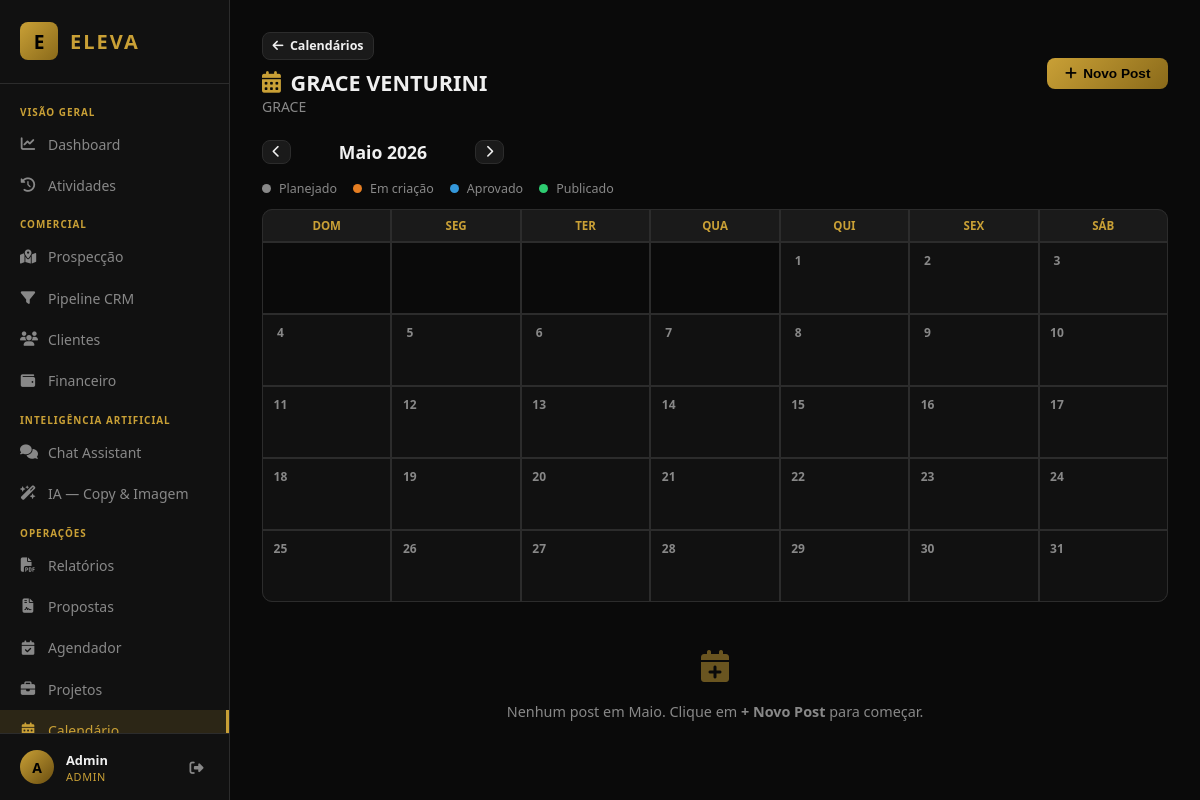
The app's page /calendario/1 (signed in) with its own data.
### tables this page shows
CREATE TABLE users (
            id INTEGER PRIMARY KEY AUTOINCREMENT,
            name TEXT NOT NULL,
            email TEXT UNIQUE NOT NULL,
            password_hash TEXT NOT NULL,
            role TEXT DEFAULT 'ceo',
            created_at TEXT DEFAULT (datetime('now','localtime'))
        );

CREATE TABLE clients (
            id INTEGER PRIMARY KEY AUTOINCREMENT,
            name TEXT NOT NULL,
            email TEXT,
            phone TEXT,
            company TEXT,
            segment TEXT,
            contract_value REAL DEFAULT 0,
            status TEXT DEFAULT 'ativo',
            entry_date TEXT DEFAULT (date('now','localtime')),
            notes TEXT,
            created_by INTEGER,
            created_at TEXT DEFAULT (datetime('now','localtime'))
        );

### main.py (the view)
@app.get("/calendario/{client_id}", response_class=HTMLResponse)
def calendario_cliente(request: Request, client_id: int, year: int = CURRENT_YEAR, month: int = CURRENT_MONTH):
    user = require_user(request)
    conn = get_db()
    client = conn.execute("SELECT * FROM clients WHERE id=?", (client_id,)).fetchone()
    if not client:
        conn.close(); return RedirectResponse("/calendario", status_code=302)
    month_str = f"{year:04d}-{month:02d}"
    rows = conn.execute(
        "SELECT cc.*, u.name as creator FROM content_calendar cc LEFT JOIN users u ON cc.created_by=u.id "
        "WHERE cc.client_id=? AND strftime('%Y-%m', cc.scheduled_date)=? ORDER BY cc.scheduled_date",
        (client_id, month_str)
    ).fetchall()
    conn.close()
    posts_by_day = {}
    for r in rows:
        if r["scheduled_date"]:
            try:
                day = int(r["scheduled_date"].split("-")[2])
                posts_by_day.setdefault(day, []).append(dict(r))
            except Exception:
                pass
    weeks = cal_mod.monthcalendar(year, month)
    prev_month = month - 1 if month > 1 else 12
    prev_year  = year if month > 1 else year - 1
    next_month = month + 1 if month < 12 else 1
    next_year  = year if month < 12 else year + 1
    return templates.TemplateResponse("calendario.html", {
        "request": request, "user": dict(user),
        "client": dict(client),
        "posts": [dict(r) for r in rows],
        "posts_by_day": posts_by_day,
        "weeks": weeks, "year": year, "month": month,
        "month_name": MONTHS_PT[month - 1],
        "prev_month": prev_month, "prev_year": prev_year,
        "next_month": next_month, "next_year": next_year,
    })

### templates/calendario.html (shortened to what this page needs)
{% extends "base.html" %}
{% block content %}
<div class="page-header">
  <div>
    <a href="/calendario" class="btn btn-ghost btn-sm" style="margin-bottom:.5rem"><i class="fa fa-arrow-left"></i> Calendários</a>
    <h2><i class="fa fa-calendar-days"></i> {{ client.name }}</h2>
    {% if client.company %}<p class="page-sub">{{ client.company }}</p>{% endif %}
  </div>
  <button class="btn btn-primary" onclick="openModal('modal-novo-post')"><i class="fa fa-plus"></i> Novo Post</button>
</div>
<div class="cal-nav">
  <a href="/calendario/{{ client.id }}?year={{ prev_year }}&month={{ prev_month }}" class="btn btn-ghost btn-sm"><i class="fa fa-chevron-left"></i></a>
  <span class="cal-title">{{ month_name }} {{ year }}</span>
  <a href="/calendario/{{ client.id }}?year={{ next_year }}&month={{ next_month }}" class="btn btn-ghost btn-sm"><i class="fa fa-chevron-right"></i></a>
</div>
<div class="cal-legend">
  <span><span class="cal-dot status-planejado"></span> Planejado</span>
  <span><span class="cal-dot status-criacao"></span> Em criação</span>
  <span><span class="cal-dot status-aprovado"></span> Aprovado</span>
  <span><span class="cal-dot status-publicado"></span> Publicado</span>
</div>
<div class="cal-grid">
  <div class="cal-header">Dom</div><div class="cal-header">Seg</div>
  <div class="cal-header">Ter</div><div class="cal-header">Qua</div>
  <div class="cal-header">Qui</div><div class="cal-header">Sex</div>
  <div class="cal-header">Sáb</div>
  {% for week in weeks %}
    {% for day in week %}
    <div class="cal-cell {% if day == 0 %}cal-empty{% endif %}">
      {% if day > 0 %}
      <span class="cal-day-num clickable-day" onclick="openNewPost('{{ year }}-{{ '%02d'|format(month) }}-{{ '%02d'|format(day) }}')" title="Adicionar post ou anotação">{{ day }}</span>
      {% endif %}
    </div>
    {% endfor %}
  {% endfor %}
</div>
{% if posts %}
<div class="card" style="margin-top:1rem">
  <div class="card-header"><h3><i class="fa fa-list"></i> Posts de {{ month_name }} ({{ posts|length }})</h3></div>
  <div class="table-scroll"><table class="table">
    <thead><tr><th>Título</th><th>Plataforma</th><th>Tipo</th><th>Data</th><th>Responsável</th><th>Status</th><th>CEO</th><th>Ações</th></tr></thead>
    <tbody>
    {% for p in posts %}
    <tr>
      <td><strong>{{ p.title }}</strong></td>
      <td>{{ p.platform or '—' }}</td>
      <td>{{ p.content_type or '—' }}</td>
      <td>{{ p.scheduled_date or '—' }}</td>
      <td>{{ p.responsible or '—' }}</td>
      <td>
        <form method="post" action="/calendario/post/{{ p.id }}/status">
          <input type="hidden" name="client_id" value="{{ client.id }}"/>
          <input type="hidden" name="year" value="{{ year }}"/>
          <input type="hidden" name="month" value="{{ month }}"/>
          <select name="status" onchange="this.form.submit()" class="select-inline">
            <option value="planejado" {% if p.status=='planejado' %}selected{% endif %}>Planejado</option>
            <option value="criacao" {% if p.status=='criacao' %}selected{% endif %}>Em criação</option>
            <option value="aprovado" {% if p.status=='aprovado' %}selected{% endif %}>Aprovado</option>
            <option value="publicado" {% if p.status=='publicado' %}selected{% endif %}>Publicado</option>
          </select>
        </form>
      </td>
      <td><span class="creator-badge">{{ p.creator or '—' }}</span></td>
      <td>
        <form method="post" action="/calendario/post/{{ p.id }}/deletar" onsubmit="return confirm('Remover post?')">
          <input type="hidden" name="client_id" value="{{ client.id }}"/>
          <input type="hidden" name="year" value="{{ year }}"/>
          <input type="hidden" name="month" value="{{ month }}"/>
          <button class="btn btn-sm btn-danger"><i class="fa fa-trash"></i></button>
        </form>
      </td>
    </tr>
    {% endfor %}
    </tbody>
  </table></div>
</div>
{% else %}
<div class="empty-state" style="margin-top:1rem">
  <i class="fa fa-calendar-plus"></i>
  <p>Nenhum post em {{ month_name }}. Clique em <strong>+ Novo Post</strong> para começar.</p>
</div>
{% endif %}
{% endblock %}

### templates/base.html (shortened to what this page needs)
<!DOCTYPE html>
<html lang="pt-BR">
<head>
  <link rel="stylesheet" href="/static/css/style.css"/>
  <link rel="stylesheet" href="https://cdnjs.cloudflare.com/ajax/libs/font-awesome/6.5.0/css/all.min.css"/>
</head>
<body>
  <nav class="sidebar" id="sidebar">
    <div class="sidebar-brand">
      <span class="brand-icon">E</span>
      <span class="brand-name">ELEVA</span>
    </div>
    <ul class="sidebar-nav">
      <li class="nav-section">VISÃO GERAL</li>
      <li><a href="/" class="{% if request.url.path == '/' %}active{% endif %}" onclick="closeSidebar()">
        <i class="fa fa-chart-line"></i><span>Dashboard</span>
      </a></li>
      <li><a href="/atividades" class="{% if '/atividades' in request.url.path %}active{% endif %}" onclick="closeSidebar()">
        <i class="fa fa-clock-rotate-left"></i><span>Atividades</span>
      </a></li>
      <li class="nav-section">COMERCIAL</li>
      <li><a href="/prospeccao" class="{% if '/prospeccao' in request.url.path %}active{% endif %}" onclick="closeSidebar()">
        <i class="fa fa-map-location-dot"></i><span>Prospecção</span>
      </a></li>
      <li><a href="/pipeline" class="{% if '/pipeline' in request.url.path %}active{% endif %}" onclick="closeSidebar()">
        <i class="fa fa-filter"></i><span>Pipeline CRM</span>
      </a></li>
      <li><a href="/clientes" class="{% if '/clientes' in request.url.path %}active{% endif %}" onclick="closeSidebar()">
        <i class="fa fa-users"></i><span>Clientes</span>
      </a></li>
      <li><a href="/financeiro" class="{% if '/financeiro' in request.url.path %}active{% endif %}" onclick="closeSidebar()">
        <i class="fa fa-wallet"></i><span>Financeiro</span>
      </a></li>
      <li class="nav-section">INTELIGÊNCIA ARTIFICIAL</li>
      <li><a href="/chat" class="{% if '/chat' in request.url.path %}active{% endif %}" onclick="closeSidebar()">
        <i class="fa fa-comments"></i><span>Chat Assistant</span>
      </a></li>
      <li><a href="/ia" class="{% if '/ia' in request.url.path %}active{% endif %}" onclick="closeSidebar()">
        <i class="fa fa-wand-magic-sparkles"></i><span>IA — Copy & Imagem</span>
      </a></li>
      <li class="nav-section">OPERAÇÕES</li>
      <li><a href="/relatorios" class="{% if '/relatorios' in request.url.path %}active{% endif %}" onclick="closeSidebar()">
        <i class="fa fa-file-pdf"></i><span>Relatórios</span>
      </a></li>
      <li><a href="/propostas" class="{% if '/propostas' in request.url.path %}active{% endif %}" onclick="closeSidebar()">
        <i class="fa fa-file-contract"></i><span>Propostas</span>
      </a></li>
      <li><a href="/agendador" class="{% if '/agendador' in request.url.path %}active{% endif %}" onclick="closeSidebar()">
        <i class="fa fa-calendar-check"></i><span>Agendador</span>
      </a></li>
      <li><a href="/projetos" class="{% if '/projetos' in request.url.path %}active{% endif %}" onclick="closeSidebar()">
        <i class="fa fa-briefcase"></i><span>Projetos</span>
      </a></li>
      <li><a href="/calendario" class="{% if '/calendario' in request.url.path %}active{% endif %}" onclick="closeSidebar()">
        <i class="fa fa-calendar-days"></i><span>Calendário</span>
      </a></li>
    </ul>
    <div class="sidebar-user">
      <div class="user-avatar">{{ user.name[0]|upper }}</div>
      <div class="user-info">
        <span class="user-name">{{ user.name }}</span>
        <span class="user-role">{{ user.role }}</span>
      </div>
      <a href="/logout" class="logout-btn" title="Sair"><i class="fa fa-sign-out-alt"></i></a>
    </div>
  </nav>
  <main class="main-content">
    <div class="page-container">
      {% block content %}{% endblock %}
    </div>
  </main>
</body>
</html>

### records on screen
users: name "A", name "Admin", role "ADMIN"
clients: name "GRACE VENTURINI", company "GRACE"

### other values on screen
{{ month_name }} "Maio"
{{ year }} "2026"
{{ day }} "1" "2" "3" "4" "5" "6" "7" "8" "9" "10" "11" "12" "13" "14" "15" "16" "17" "18" "19" "20" "21" "22" "23" "24" "25" "26" "27" "28" "29" "30" "31"
